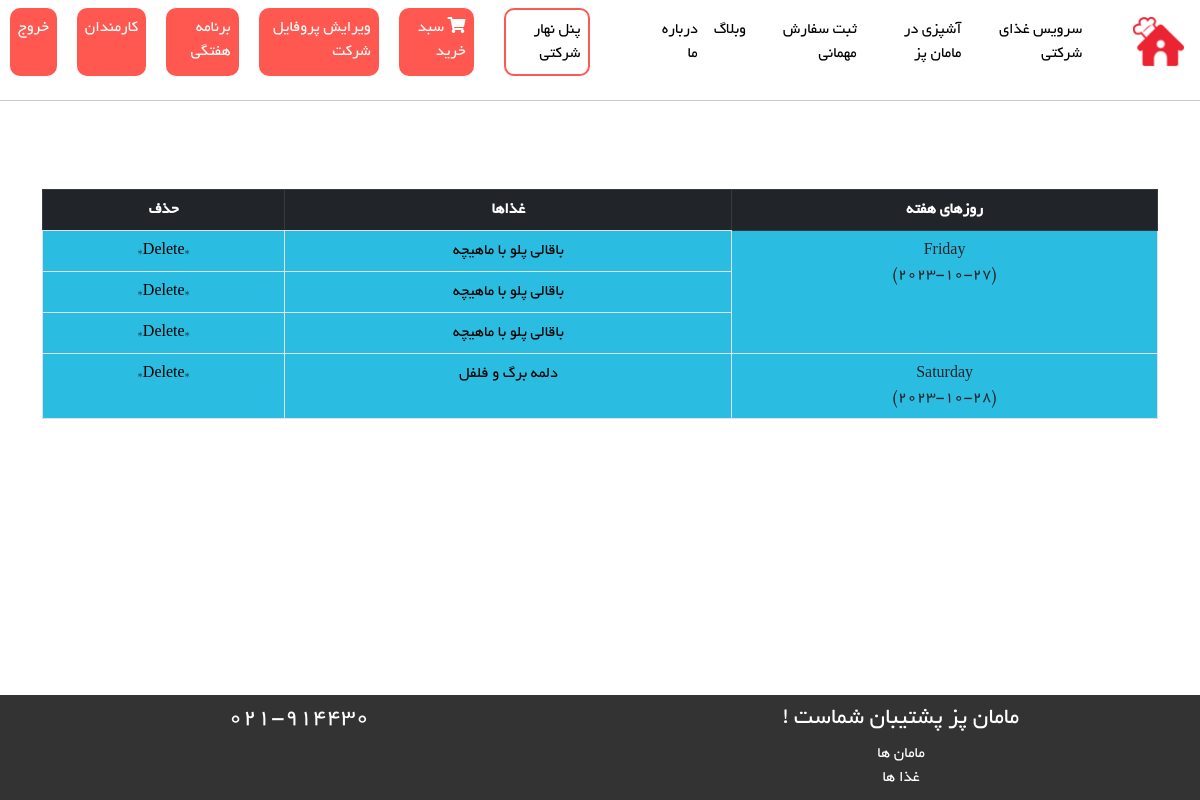
Before: /company/ShowSchedule (signed in) with the older database file.
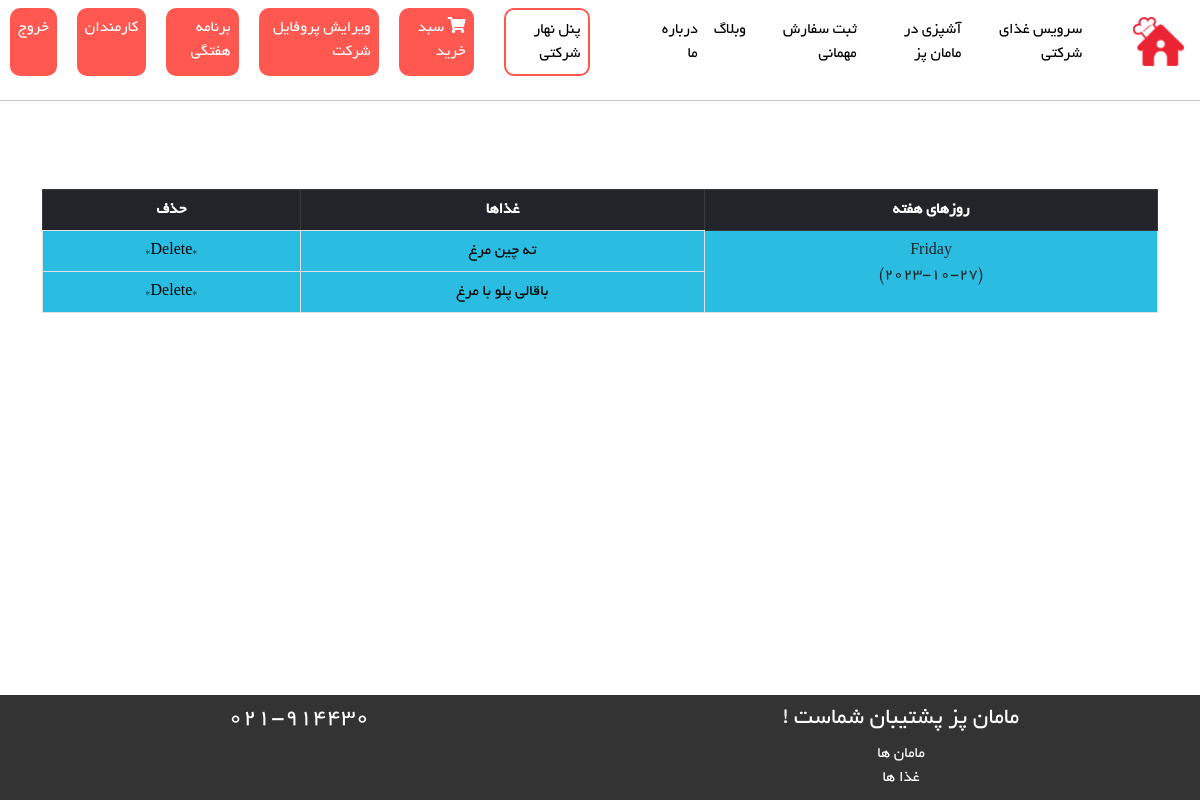
After: the same page with the newer database file.
### Company/models.py (models this page shows, shortened)
class CompanySchedule(models.Model):
    company = models.ForeignKey(CompanyModel, on_delete=models.CASCADE)
    food = models.ForeignKey(FoodsModel, on_delete=models.CASCADE)
    date = models.DateField()
    class Meta:
        db_table = 'CompanySchedule'

### Food/models.py (models this page shows)
class FoodsModel(models.Model):
    mom = models.ForeignKey(MomsModel, on_delete=models.CASCADE)
    food_name = models.CharField(max_length=100)
    food_price = models.IntegerField()
    food_recipe = models.CharField(max_length=500)
    food_order = models.IntegerField(editable=False, default=0)
    food_photo = models.ImageField(upload_to='foods_picture')
    is_active = models.BooleanField(default=True)
    def __str__(self):
        return self.food_name
    class Meta:
        db_table = 'Foods'
        verbose_name = 'Food'
        verbose_name_plural = 'Foods'

### Company/views.py (the view)
# urls.py: path('ShowSchedule', views.show_schedule, name='ShowSchedule'),
def show_schedule(request: HttpRequest):
    from collections import defaultdict
    today = datetime.today()
    company: CompanyModel = CompanyModel.objects.filter(user_id=request.user.id).first()
    company_schedule = CompanySchedule.objects.filter(company_id=company.id, date__gte=today).order_by('date')
    company_schedule_list = list(company_schedule)
    date_to_food_id = defaultdict(list)
    for schedule in company_schedule_list:
        id = schedule.id
        date = schedule.date
        food: FoodsModel = schedule.food
        date_to_food_id[date].append(food)
    input_list = [[id, date, food_ids] for date, food_ids in date_to_food_id.items()]
    context = {
        'input_list': input_list
    }
    return render(request, 'Company/ShowSchedule.html', context)

### Company/templates/Company/ShowSchedule.html (shortened to what this page needs)
{% extends 'base/layout.html' %}
{% block main %}
    <br/>
    <br/>
    <table class="table table-bordered text-center">
        <tr class="table-dark">
            <th>روزهای هفته</th>
            <th>غذاها</th>
            <th>حذف</th>
        </tr>
        {% for item in input_list %}
            <tr>
                <td rowspan="{{ item.2|length|add:1 }}">
                    {{ item.1|date:"l" }}
                    <br/>
                    ({{ item.1|date:"Y-m-d" }})
                </td>
            </tr>
            {% for i in item.2 %}
                <tr>
                    <td>
                        <a target="_blank" href="{% url 'FoodDetails' food_id=i.id %}">
                            {{ i }}
                        </a>
                    </td>
                    <td>
                        <a href="#">
                            *Delete*
                        </a>
                    </td>
                </tr>
            {% endfor %}
        {% endfor %}
    </table>
{% endblock %}

Changed rows visible on the page:
no longer on this page (row unchanged): FoodsModel: food_name "باقالی پلو با ماهیچه", shown under "Friday"
removed CompanySchedule: date "Saturday", date "2023-10-28"
no longer on this page (row unchanged): FoodsModel: food_name "دلمه برگ و فلفل", shown under "Saturday"
now on this page (row unchanged): FoodsModel: food_name "ته چین مرغ", shown under "Friday"
now on this page (row unchanged): FoodsModel: food_name "باقالی پلو با مرغ", shown under "Friday"
